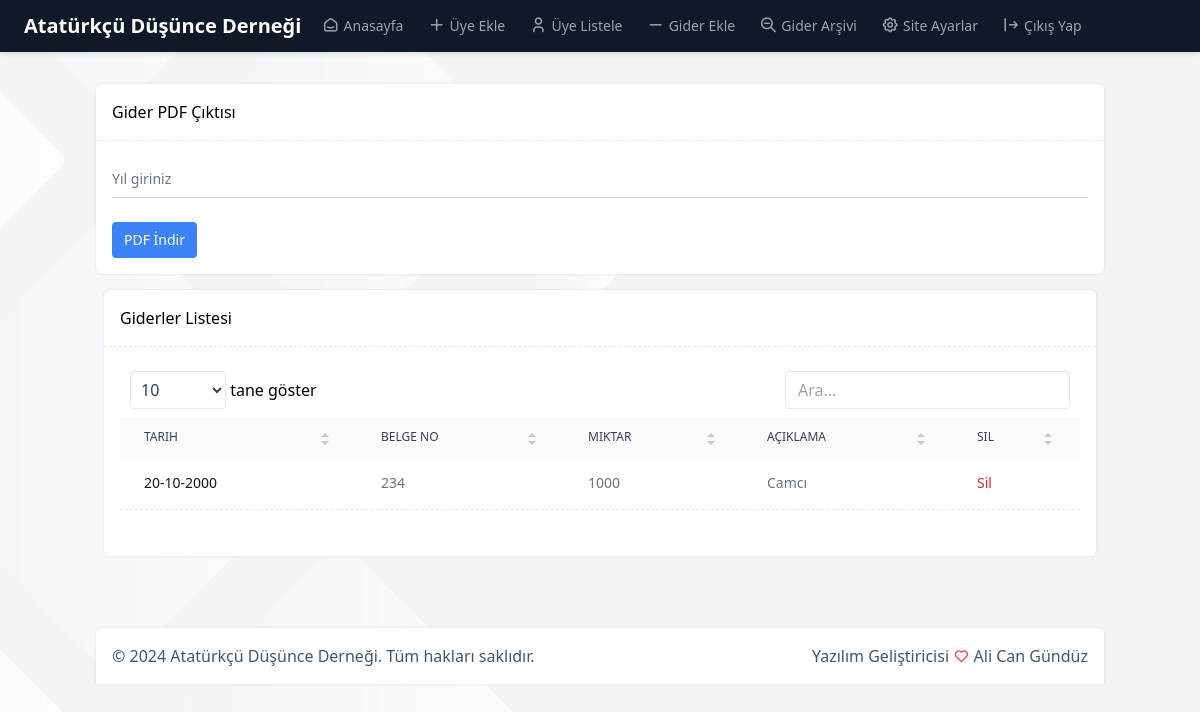
The page /gider-listele.php (signed in) on the database its author committed.
### tables this page shows
CREATE TABLE `site_ayarlar` (
  `id` int(11) NOT NULL,
  `tema_renk` enum('light','dark') NOT NULL,
  `dernek_adi` varchar(255) NOT NULL,
  `dernek_aciklama` varchar(255) NOT NULL,
  `logo_link` varchar(255) NOT NULL,
  `aidat_kac_gun` int(11) NOT NULL
);

CREATE TABLE `gider` (
  `id` int(11) NOT NULL,
  `tarih` date NOT NULL,
  `dekont_no` int(11) NOT NULL,
  `miktar` int(11) NOT NULL,
  `aciklama` varchar(255) NOT NULL,
  `createddate` timestamp NOT NULL DEFAULT current_timestamp()
);

### gider-listele.php (the view, shortened to what this page needs)
<?php include('includes/header.php'); ?>
<div class="container  mx-auto px-2">
    <div class="flex flex-wrap">
        <div class="flex items-center py-4 w-full">
        </div>
    </div>
</div>
<div class="container mx-auto px-2 min-h-[calc(100vh-138px)]  relative pb-14 ">
    <div class="grid md:grid-cols-12 lg:grid-cols-12 xl:grid-cols-12 gap-4 mb-4">
        <div class="sm:col-span-12  md:col-span-12 lg:col-span-12 xl:col-span-12 ">
            <div class="card">
                <div class="card-header">
                    <h4 class="card-title">Gider PDF Çıktısı
                    </h4>
                </div>
                <div class="card-body">
                    <form action="/functions/gider-cikti-pdf.php" method="POST">
                        <div class="grid xl:grid-cols-2 xl:gap-6">
                            <div class="relative z-0 mb-6 w-full group">
                                <input type="text" name="Yil" id="Yil"
                                    class="block py-2.5 px-0 w-full text-sm text-gray-900 bg-transparent border-0 border-b border-gray-300 appearance-none dark:text-white dark:border-gray-600 dark:focus:border-blue-500 focus:outline-none focus:ring-0 focus:border-blue-600 peer"
                                    placeholder=" " required />
                                <label for="Yil"
                                    class="absolute text-sm text-gray-500 dark:text-gray-400 duration-300 transform -translate-y-6 scale-75 top-3 -z-10 origin-[0] peer-focus:left-0 peer-focus:text-blue-600 peer-focus:dark:text-blue-500 peer-placeholder-shown:scale-100 peer-placeholder-shown:translate-y-0 peer-focus:scale-75 peer-focus:-translate-y-6">
                                    Yıl giriniz</label>
                            </div>
                        </div>
                        <button id="gider-indir-button" type="submit"
                            class="btn bg-blue-500 text-white hover:bg-blue-600">PDF
                            İndir</button>
                    </form>
                </div>
            </div>
        </div>
    </div>
    <div class="container mx-auto px-2 min-h-[calc(100vh-138px)]  relative pb-14 ">
        <div class="grid md:grid-cols-12 lg:grid-cols-12 xl:grid-cols-12 gap-4 mb-4">
            <div class="sm:col-span-12  md:col-span-12 lg:col-span-12 xl:col-span-12 ">
                <div class="card h-full">
                    <div class="card-header">
                        <h4 class="card-title">Giderler Listesi</h4>
                    </div>
                    <div class="card-body">
                        <div class="relative overflow-x-auto  sm:rounded">
                            <table class="w-full text-sm text-left text-gray-500 dark:text-gray-400" id="datatable_1">
                                <thead
                                    class="text-xs text-gray-700 uppercase bg-gray-50 dark:bg-slate-700 dark:text-gray-400">
                                    <tr>
                                        <th scope="col" class="px-6 py-3">
                                            Tarih
                                        </th>
                                        <th scope="col" class="px-6 py-3">
                                            Belge No
                                        </th>
                                        <th scope="col" class="px-6 py-3">
                                            Miktar
                                        </th>
                                        <th scope="col" class="px-6 py-3">
                                            Açıklama
                                        </th>
                                        <th scope="col" class="px-6 py-3">
                                            Sil
                                        </th>
                                    </tr>
                                </thead>
                                <tbody>
                                    <?php
                            $sql = "SELECT id , tarih, dekont_no, miktar, aciklama FROM gider ORDER BY id DESC";
                            $result = $conn->query($sql);
                            if ($result->num_rows > 0) {
                                while ($row = $result->fetch_assoc()) {
                                    $row["tarih"] = date('d-m-Y', strtotime($row["tarih"]));
                                    echo '<tr class="bg-white border-b dark:bg-gray-800 dark:border-gray-700 hover:bg-gray-50 dark:hover:bg-slate-700/50">
                                                        <th scope="row" class="px-6 py-4 font-medium text-gray-900 dark:text-white whitespace-nowrap">' . $row["tarih"] . '</th>
                                                        <td class="px-6 py-4">' . $row["dekont_no"] . '</td>
                                                        <td class="px-6 py-4">' . $row["miktar"] . '</td>
                                                        <td class="px-6 py-4">' . $row["aciklama"] . '</td>
                                                        <td class="px-6 py-4">
                                                            <a href="/functions/gider-sil.php?id=' . $row["id"] . '" class="font-medium text-red-600 dark:text-blue-500 hover:underline">Sil</a>
                                                        </td>
                                                    </tr>';
                                }
                            } else {
                            }
                            ?>
                                </tbody>
                            </table>
                        </div>
                    </div>
                </div>
            </div>
        </div>
    </div>
    <?php include('includes/footer.php'); ?>
</div>
</body>
</html>

### includes/header.php (shortened to what this page needs)
<!DOCTYPE html>
<?php include('includes/db.php');
?>
<?php
$sql = "SELECT `tema_renk` , `dernek_adi` , `logo_link` FROM `site_ayarlar` WHERE `id` = 0";
$result = $conn->query($sql);
if ($result->num_rows > 0) {
    while ($row = $result->fetch_assoc()) {
        $tema_renk = $row["tema_renk"];
        $dernek_adi = $row["dernek_adi"];
    }
} else {
}
?>
<html lang="en" dir="ltr" class="<?php echo $tema_renk; ?>">
<head>
    <link rel="stylesheet" href="assets/libs/simple-datatables/style.css">
    <link rel="stylesheet" href="assets/css/icons.css" />
    <link rel="stylesheet" href="assets/css/tailwind.css" />
    <link rel="stylesheet" href="assets/libs/dragula/dragula.min.css">
</head>
<body data-layout-mode="light"
    class="bg-gray-100 dark:bg-gray-900 bg-[url('../images/bg-body.png')] dark:bg-[url('../images/bg-body-2.png')]">
    <nav class="border-gray-200 bg-gray-900 px-2.5 py-2.5 shadow-sm dark:bg-slate-800 sm:px-4 block print:hidden">
        <div class="container mx-0 flex max-w-full flex-wrap items-center lg:mx-auto">
            <div class="flex items-center">
                <a href="/" class="flex items-center outline-none">
                    <span class="text-xl font-semibold ml-2 text-white">
                        <?php echo $dernek_adi; ?>
                    </span>
                </a>
            </div>
            <div class="order-2 hidden w-full items-center justify-between md:order-1 md:ml-5 md:flex md:w-auto"
                id="mobile-menu-2">
                <ul
                    class="font-body mt-4 flex flex-col font-medium md:mt-0 md:flex-row md:text-sm md:font-medium space-x-0 md:space-x-4 lg:space-x-6 xl:space-x-8 navbar">
                    <a href="index.php">
                        <li class="dropdown">
                            <button id="navDashboardLink"
                                class="flex w-full items-center border-b border-gray-800 py-2 px-3 font-medium md:border-0 md:p-0">
                                <i class="ti ti-smart-home mr-1 pb-1 text-lg"></i> Anasayfa
                            </button>
                        </li>
                    </a>
                    <a href="uye-ekle.php">
                        <li class="dropdown">
                            <button id="navDashboardLink"
                                class="flex w-full items-center border-b border-gray-800 py-2 px-3 font-medium md:border-0 md:p-0">
                                <i class="ti ti-plus mr-1 pb-1 text-lg"></i> Üye Ekle
                            </button>
                        </li>
                    </a>
                    <a href="uye-listele.php">
                        <li class="dropdown">
                            <button id="navDashboardLink"
                                class="flex w-full items-center border-b border-gray-800 py-2 px-3 font-medium md:border-0 md:p-0">
                                <i class="ti ti-user mr-1 pb-1 text-lg"></i> Üye Listele
                            </button>
                        </li>
                    </a>
                    <a href="gider-ekle.php">
                        <li class="dropdown">
                            <button id="navDashboardLink"
                                class="flex w-full items-center border-b border-gray-800 py-2 px-3 font-medium md:border-0 md:p-0">
                                <i class="ti ti-minus mr-1 pb-1 text-lg"></i> Gider Ekle
                            </button>
                        </li>
                    </a>
                    <a href="gider-listele.php">
                        <li class="dropdown">
                            <button id="navDashboardLink"
                                class="flex w-full items-center border-b border-gray-800 py-2 px-3 font-medium md:border-0 md:p-0">
                                <i class="ti ti-zoom-out mr-1 pb-1 text-lg"></i> Gider Arşivi
                            </button>
                        </li>
                    </a>
                    <a href="site-ayarlar.php">
                        <li class="dropdown">
                            <button id="navDashboardLink"
                                class="flex w-full items-center border-b border-gray-800 py-2 px-3 font-medium md:border-0 md:p-0">
                                <i class="ti ti-settings mr-1 pb-1 text-lg"></i> Site Ayarlar
                            </button>
                        </li>
                    </a>
                    <a href="functions/cikis-yap.php">
                        <li class="dropdown">
                            <button id="navDashboardLink"
                                class="flex w-full items-center border-b border-gray-800 py-2 px-3 font-medium md:border-0 md:p-0">
                                <i class="ti ti-arrow-bar-right mr-1 pb-1 text-lg"></i> Çıkış Yap
                            </button>
                        </li>
                    </a>
                </ul>
            </div>
        </div>
    </nav>

### includes/footer.php (shortened to what this page needs)
<div class="absolute bottom-0 left-2 right-2 block print:hidden">
    <div class="container mx-auto">
        <footer
                class="footer mt-4 rounded-tr-md rounded-tl-md bg-white dark:bg-slate-800 p-4 text-center font-medium text-slate-600 dark:text-slate-400 shadow md:text-left">
            &copy;
            <?php echo $dernek_adi; ?>. Tüm hakları saklıdır.
            <span class="float-right hidden text-slate-600 dark:text-slate-400 md:inline-block">Yazılım Geliştiricisi
                <i class="ti ti-heart text-red-500"></i>
                <a href="mailto:hi@alicangunduz.dev"> Ali Can Gündüz </a></span>
        </footer>
    </div>
</div>

### assets/libs/simple-datatables/style.css (style rules this page uses)
.dataTable-table { max-width: 100%; width: 100%; border-spacing: 0; border-collapse: separate; }
.dataTable-table > tbody > tr > td, .dataTable-table > tbody > tr > th, .dataTable-table > tfoot > tr > td, .dataTable-table > tfoot > tr > th, .dataTable-table > thead > tr > td, .dataTable-table > thead > tr > th { vertical-align: top; padding: 8px 10px; }
.dataTable-table > thead > tr > th { vertical-align: bottom; text-align: left; border-bottom: 1px solid #d9d9d9; }
.dataTable-table th { vertical-align: bottom; text-align: left; }

### rows shown on the page
site_ayarlar: dernek_adi "Atatürkçü Düşünce Derneği"
gider: tarih "20-10-2000", dekont_no "234", miktar "1000", aciklama "Camcı"
